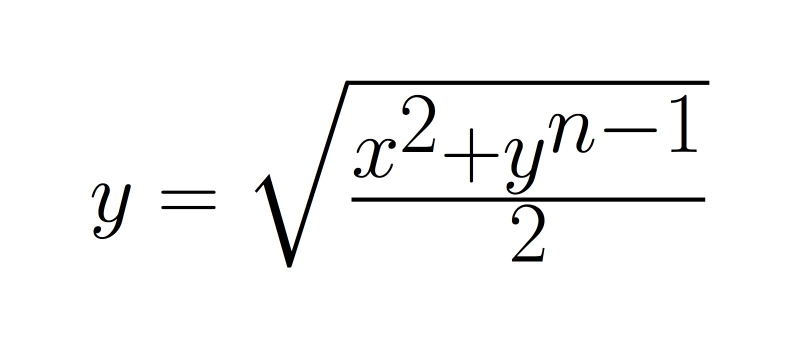
#> input picture data/Equations/Clean/eq10-2_hr.jpg, 1595 x 715 px, given in place of eq1_hr.jpg, which was not available (shown at 1/2 size)
$ python gen_image_test.py   (older library calls are emulated)
#> lines starting #> are read from the running program, lines starting #| are printed output that depends on the picture; pictures that were not available may be replaced by others from this repository, and a replacement may not be noted
from scipy import misc
import os
import cv2

path = "data/Equations/Clean/"
acc_path = "data/accuracy/"

if not os.path.exists(acc_path):
    os.makedirs(acc_path)

for i in range(1, 14):
    filename = path + "eq{}_hr.jpg".format(i)
    img = cv2.imread(filename)
#> img is the input picture: shape (715, 1595, 3); mean B, G, R 246.9, 246.9, 246.9

    new_dir = acc_path + "origin/"
    if not os.path.exists(new_dir):
        os.makedirs(new_dir)

    cv2.imwrite(acc_path + "origin/" + "eq{}_hr.jpg".format(i), img)
    img_inv = 255 - img
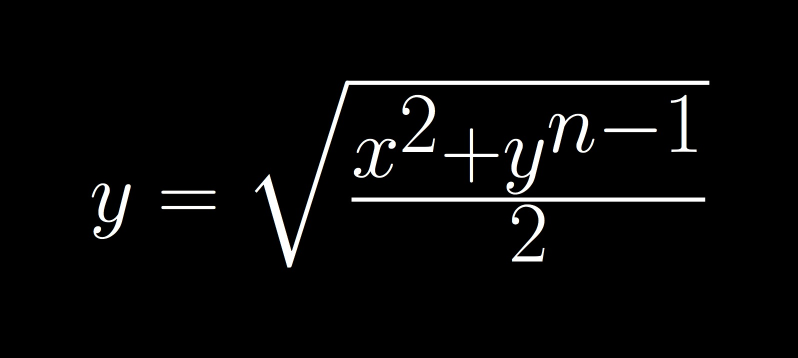
#> img_inv: shape (715, 1595, 3) (shown at 1/2 size); mean B, G, R 8.1, 8.1, 8.1

    for angle in [-15, -10, -5, 5, 10, 15]:
        new_dir = acc_path + "rotate{}".format(angle)
        if not os.path.exists(new_dir):
            os.makedirs(new_dir)

        new_img = misc.imrotate(img_inv, angle)
        new_img = 255 - new_img
        cv2.imwrite(acc_path + "rotate{}/eq{}_hr.jpg".format(angle, i), new_img)
#> this loop made 6 passes
#> pass 1, `new_img = misc.imrotate(img_inv, angle)`:
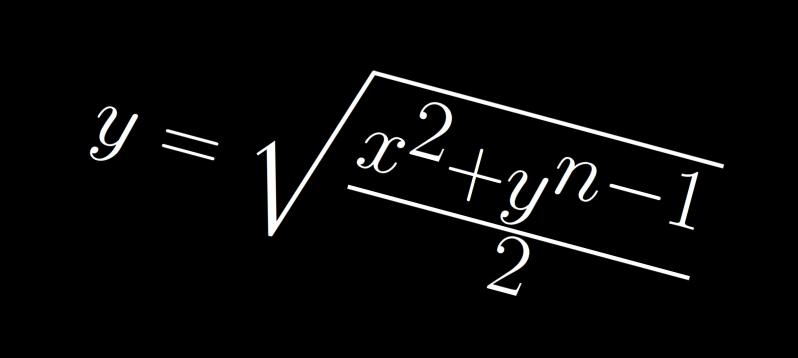
#> new_img: shape (715, 1595, 3) (shown at 1/2 size); mean B, G, R 8.1, 8.1, 8.1
#> pass 1, `new_img = 255 - new_img`:
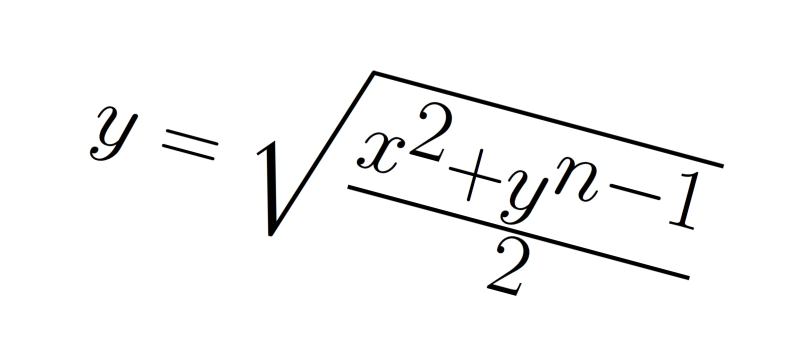
#> new_img: shape (715, 1595, 3) (shown at 1/2 size); mean B, G, R 246.9, 246.9, 246.9
#> pass 2, `new_img = misc.imrotate(img_inv, angle)`:
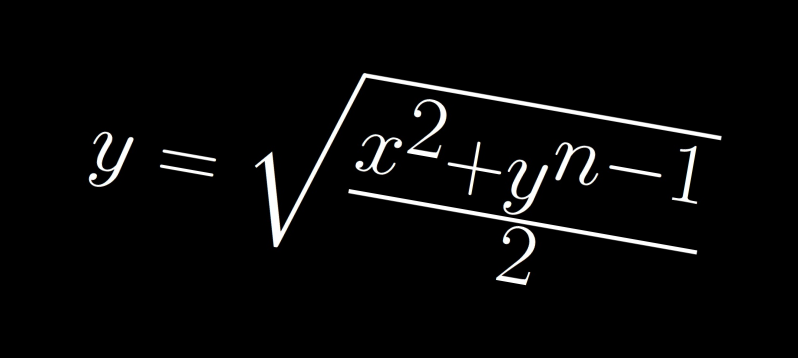
#> new_img: shape (715, 1595, 3) (shown at 1/2 size); mean B, G, R 8.1, 8.1, 8.1
#> pass 2, `new_img = 255 - new_img`:
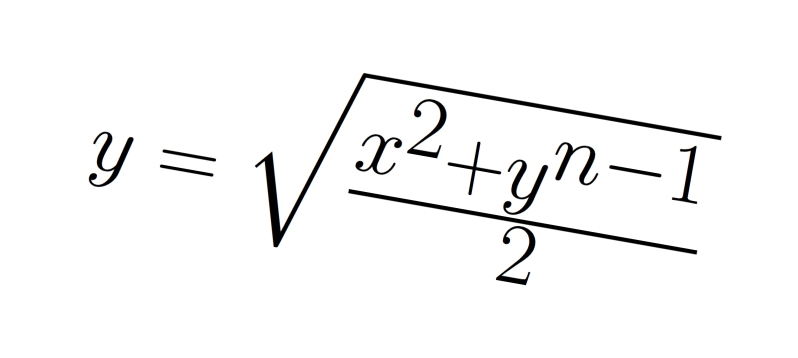
#> new_img: shape (715, 1595, 3) (shown at 1/2 size); mean B, G, R 246.9, 246.9, 246.9
#> after the loop:
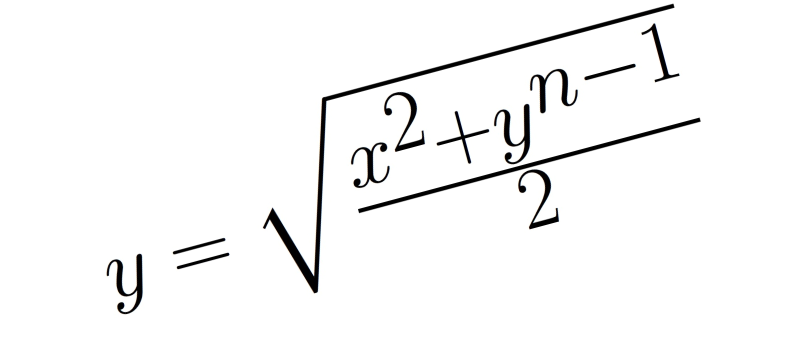
#> new_img: shape (715, 1595, 3) (shown at 1/2 size); mean B, G, R 246.9, 246.9, 246.9

    for scale in [0.5, 2.0]:
        new_dir = acc_path + "scale{}".format(scale)
        if not os.path.exists(new_dir):
            os.makedirs(new_dir)

        width = round(img.shape[0] * scale)
        height = round(img.shape[1] * scale)
        new_img = misc.imresize(img, (width, height))
        cv2.imwrite(acc_path + "scale{}/eq{}_hr.jpg".format(scale, i), new_img)
#> this loop made 2 passes
#> pass 1, `new_img = misc.imresize(img, (width, height))`:
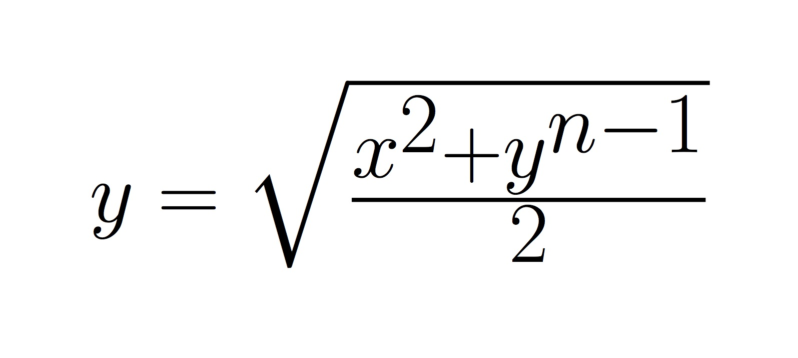
#> new_img: shape (358, 798, 3); mean B, G, R 246.9, 246.9, 246.9
#> pass 2 of the loop `for i in range(1, 14):`:
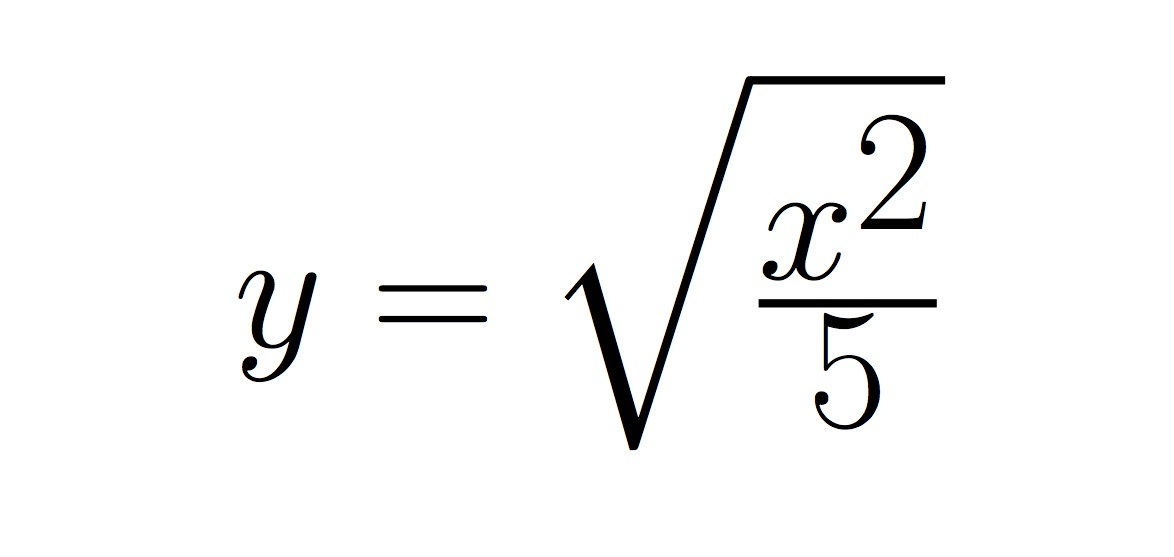
#> input picture data/Equations/Clean/eq10_hr.jpg, 1174 x 557 px, given in place of eq2_hr.jpg, which was not available
#> img is the input picture: shape (557, 1174, 3); mean B, G, R 247.6, 247.6, 247.6
#> `img_inv = 255 - img`:
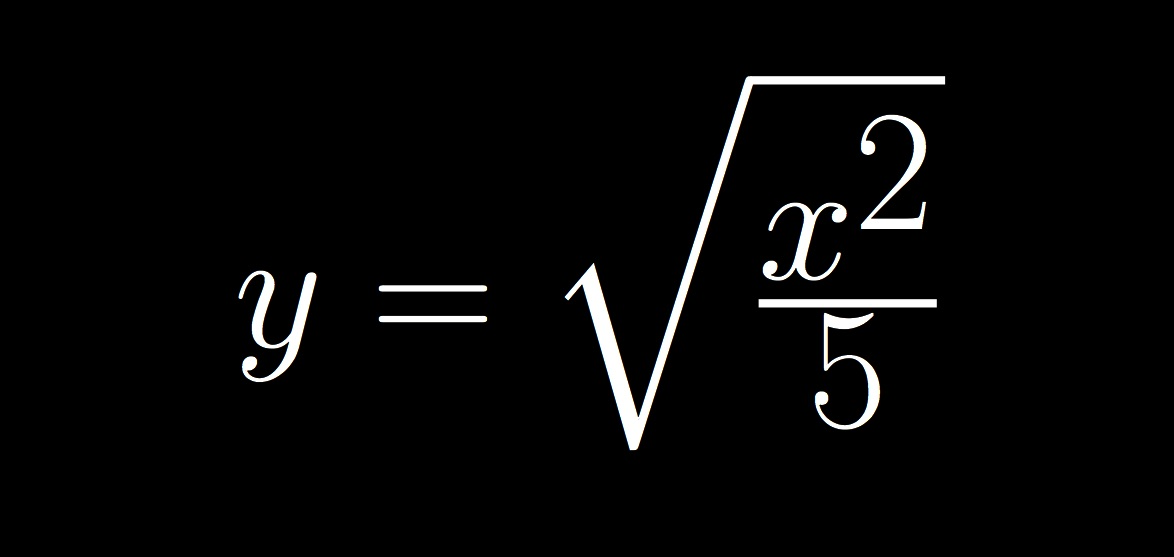
#> img_inv: shape (557, 1174, 3); mean B, G, R 7.4, 7.4, 7.4
#> after the loop `for angle in [-15, -10, -5, 5, 10, 15]:`:
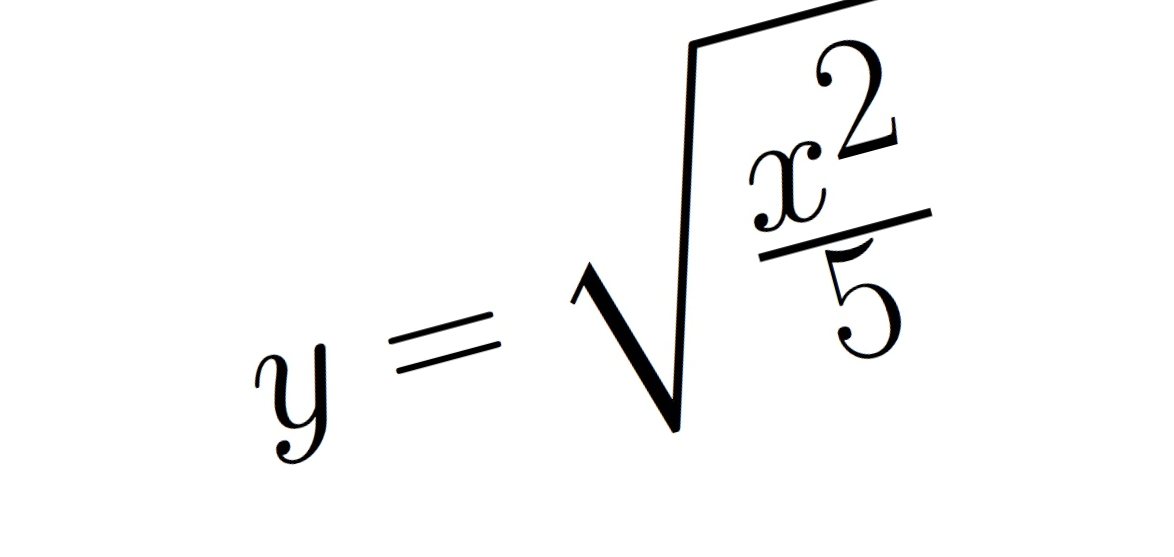
#> new_img: shape (557, 1174, 3); mean B, G, R 247.7, 247.7, 247.7
#> (the run stopped early here; a loop or call above may not have finished)
